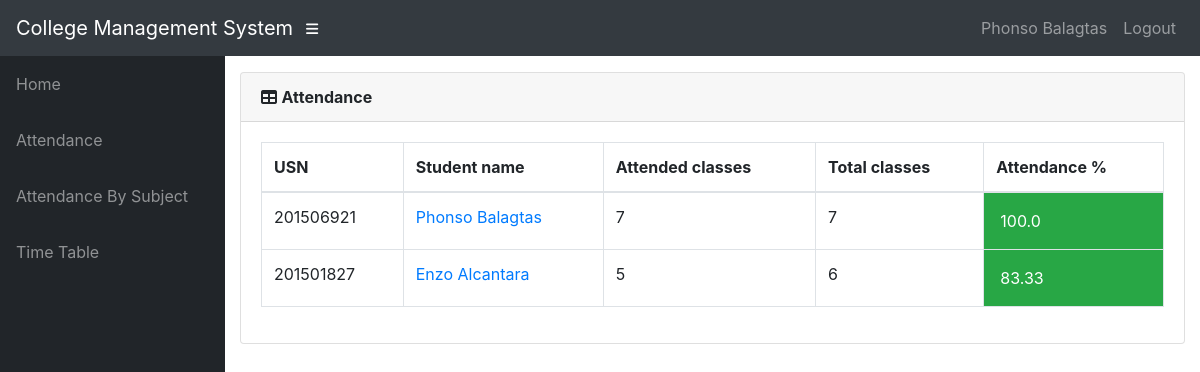
The page /info/teacher/1/Students/attendance/ (signed in) on the database its author committed.
### info/models.py (models this page shows, shortened)
class User(AbstractUser):
    @property
    def is_student(self):
        if hasattr(self, 'student'):
            return True
        return False

class Student(models.Model):
    user = models.OneToOneField(User, on_delete=models.CASCADE, null=True)
    class_id = models.ForeignKey(Class, on_delete=models.CASCADE, default=1)
    USN = models.CharField(primary_key='True', max_length=9, validators=[MinLengthValidator(9), MaxLengthValidator(9)])
    name = models.CharField(max_length=200)
    DOB = models.DateField(default='1998-01-01')
    def __str__(self):
        return self.name

class AttendanceTotal(models.Model):
    course = models.ForeignKey(Course, on_delete=models.CASCADE)
    student = models.ForeignKey(Student, on_delete=models.CASCADE)
    class Meta:
        unique_together = (('student', 'course'),)
    @property
    def att_class(self):
        stud = Student.objects.get(name=self.student)
        cr = Course.objects.get(name=self.course)
        att_class = Attendance.objects.filter(course=cr, student=stud, status='True').count()
        return att_class
    @property
    def total_class(self):
        stud = Student.objects.get(name=self.student)
        cr = Course.objects.get(name=self.course)
        total_class = Attendance.objects.filter(course=cr, student=stud).count()
        return total_class
    @property
    def attendance(self):
        stud = Student.objects.get(name=self.student)
        cr = Course.objects.get(name=self.course)
        total_class = Attendance.objects.filter(course=cr, student=stud).count()
        att_class = Attendance.objects.filter(course=cr, student=stud, status='True').count()
        if total_class == 0:
            attendance = 0
        else:
            attendance = round(att_class / total_class * 100, 2)
        return attendance

class Course(models.Model):
    dept = models.ForeignKey(Dept, on_delete=models.CASCADE)
    id = models.CharField(primary_key='True', max_length=50)
    name = models.CharField(max_length=50)
    shortname = models.CharField(max_length=50, default='X')
    def __str__(self):
        return self.name

### info/views.py (the view)
# urls.py: path('teacher/<int:assign_id>/Students/attendance/', views.t_student, name='t_student'),
@login_required()
def t_student(request, assign_id):
    ass = Assign.objects.get(id=assign_id)
    att_list = []
    for stud in ass.class_id.student_set.all():
        try:
            a = AttendanceTotal.objects.get(student=stud, course=ass.course)
        except AttendanceTotal.DoesNotExist:
            a = AttendanceTotal(student=stud, course=ass.course)
            a.save()
        att_list.append(a)
    return render(request, 'info/t_students.html', {'att_list': att_list})

### info/templates/info/t_students.html
{% extends 'info/base.html' %}
    {% load static %}
    {% block content %}
                  <div class="card mb-3">
            <div class="card-header">
              <i class="fas fa-table"></i>
            <b>Attendance</b></div>
            <div class="card-body">
              <div class="table-responsive">
                <table class="table table-bordered" id="dataTable" width="100%" cellspacing="0">
                  <thead>
                    <tr>
                        <th>USN</th>
                        <th>Student name</th>
                        <th>Attended classes</th>
                        <th>Total classes</th>
                        <th>Attendance %</th>
                    </tr>
                  </thead>
                  <tbody>
                    {% for a in att_list %}
                    <tr>
                        <td>{{ a.student_id }}</td>
                        <td><a href="{% url 't_attendance_detail' a.student.USN a.course_id %}">{{ a.student.name }}</a></td>
                        <td>{{ a.att_class }}</td>
                        <td>{{ a.total_class }}</td>
                        {% if a.attendance < 75 %}
                            <td class="p-3 mb-2 bg-danger text-white">{{ a.attendance }}</td>
                        {% else %}
                            <td class="p-3 mb-2 bg-success text-white">{{ a.attendance }}</td>
                        {% endif %}
                    </tr>
                    {% empty %}
                            <p>No students</p>
                    {% endfor %}
                  </tbody>
                </table>
              </div>
            </div>
          </div>
    {% endblock %}

### info/templates/info/base.html (shortened to what this page needs)
<!DOCTYPE html>
<html lang="en">
  <head>
      {% load static %}
    <link href="{% static '/info/bootstrap/vendor/bootstrap/css/bootstrap.min.css' %}" rel="stylesheet">
    <link href="{% static '/info/bootstrap/vendor/fontawesome-free/css/all.min.css' %}" rel="stylesheet" type="text/css">
    <link href="{% static '/info/bootstrap/vendor/datatables/dataTables.bootstrap4.css' %}" rel="stylesheet">
    <link href="{% static '/info/bootstrap/css/sb-admin.css' %}" rel="stylesheet">
  </head>
  <body id="page-top">
    <nav class="navbar navbar-expand navbar-dark bg-dark static-top">
      <a class="navbar-brand mr-1" href="{% url 'index' %}">College Management System</a>
      <button class="btn btn-link btn-sm text-white order-1 order-sm-0" id="sidebarToggle" href="#">
        <i class="fas fa-bars"></i>
      </button>
        <div class="collapse navbar-collapse" id="navbarResponsive">
          <ul class="navbar-nav ml-auto">
            <li class="nav-item">
                {% if request.user.is_student %}
                    <a class="nav-link text-capitalize">{{ request.user.student.name }}</a>
                {% elif request.user.is_teacher %}
                    <a class="nav-link text-capitalize">{{ request.user.teacher.name }}</a>
                {% endif %}
            </li>
            <li class="nav-item">
                <a class="nav-link" href="#" data-toggle="modal" data-target="#logoutModal">Logout</a>
            </li>
          </ul>
        </div>
    </nav>
    <div id="wrapper">
      <ul class="sidebar navbar-nav">
            <li class="nav-item">
              <a class="nav-link" href="{% url 'index' %}">
                <span>Home</span>
              </a>
            </li>
        {% if request.user.is_student %}
            <li class="nav-item">
              <a class="nav-link" href="{% url 'attendance' request.user.student.USN %}">
                <span>Attendance</span>
              </a>
            </li>
            <li class="nav-item">
              <a class="nav-link" href="{% url 'attendance' request.user.student.USN %}">
                <span>Attendance By Subject</span>
              </a>
            </li>
              <li class="nav-item">
              <a class="nav-link" href="{% url 'timetable' request.user.student.class_id_id %}">
                <span>Time Table</span>
              </a>
            </li>
        {% endif %}
      </ul>
      <div id="content-wrapper">
        <div class="container-fluid">
            {% block content %}
            {% endblock %}
        </div>
      </div>
    </div>
  </body>
</html>

### rows shown on the page
User: user.student.name "Phonso Balagtas"
AttendanceTotal: student_id "201506921", student.name "Phonso Balagtas", att_class "7", total_class "7", attendance "100.0"
AttendanceTotal: student_id "201501827", student.name "Enzo Alcantara", att_class "5", total_class "6", attendance "83.33"
